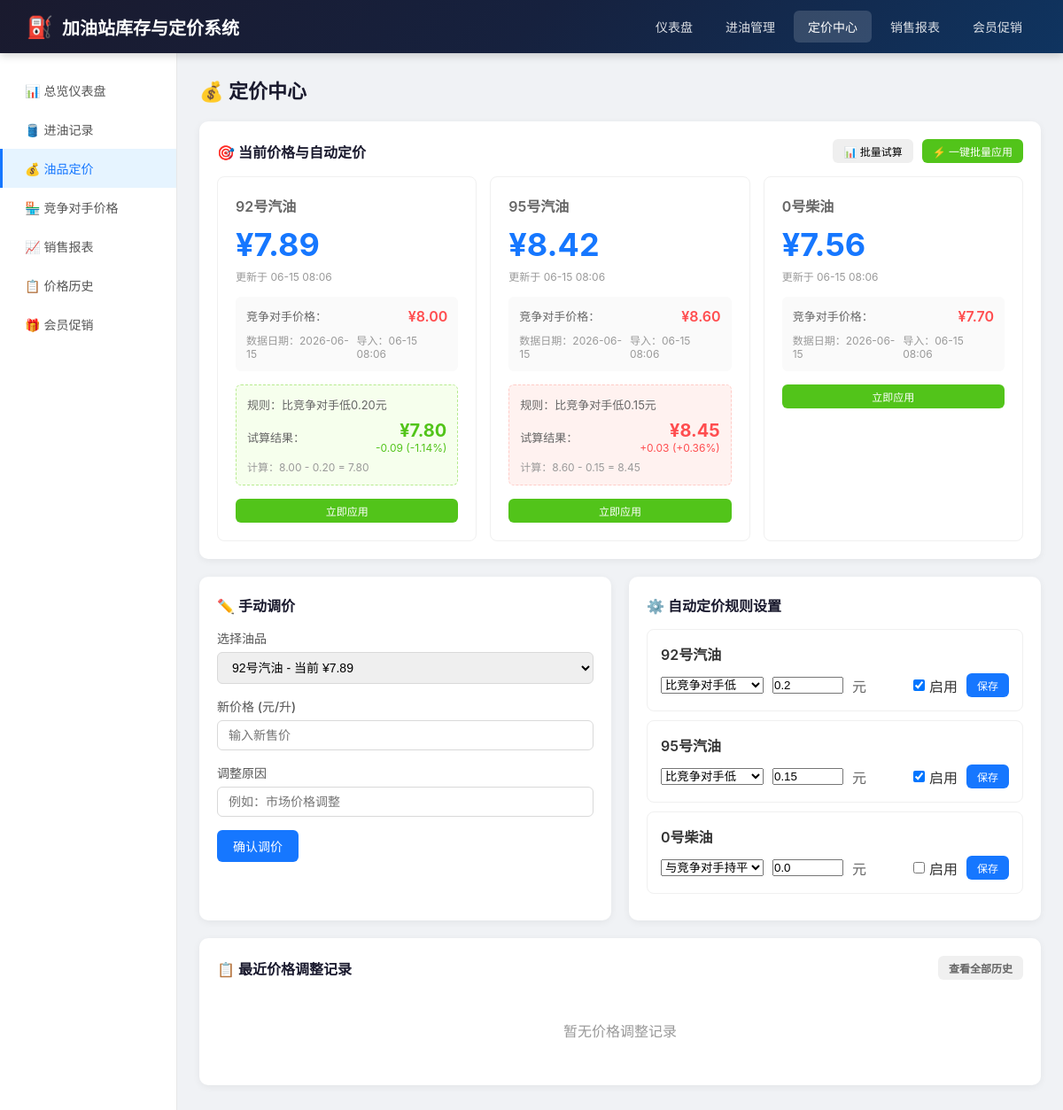
Before: /pricing with the older database file.
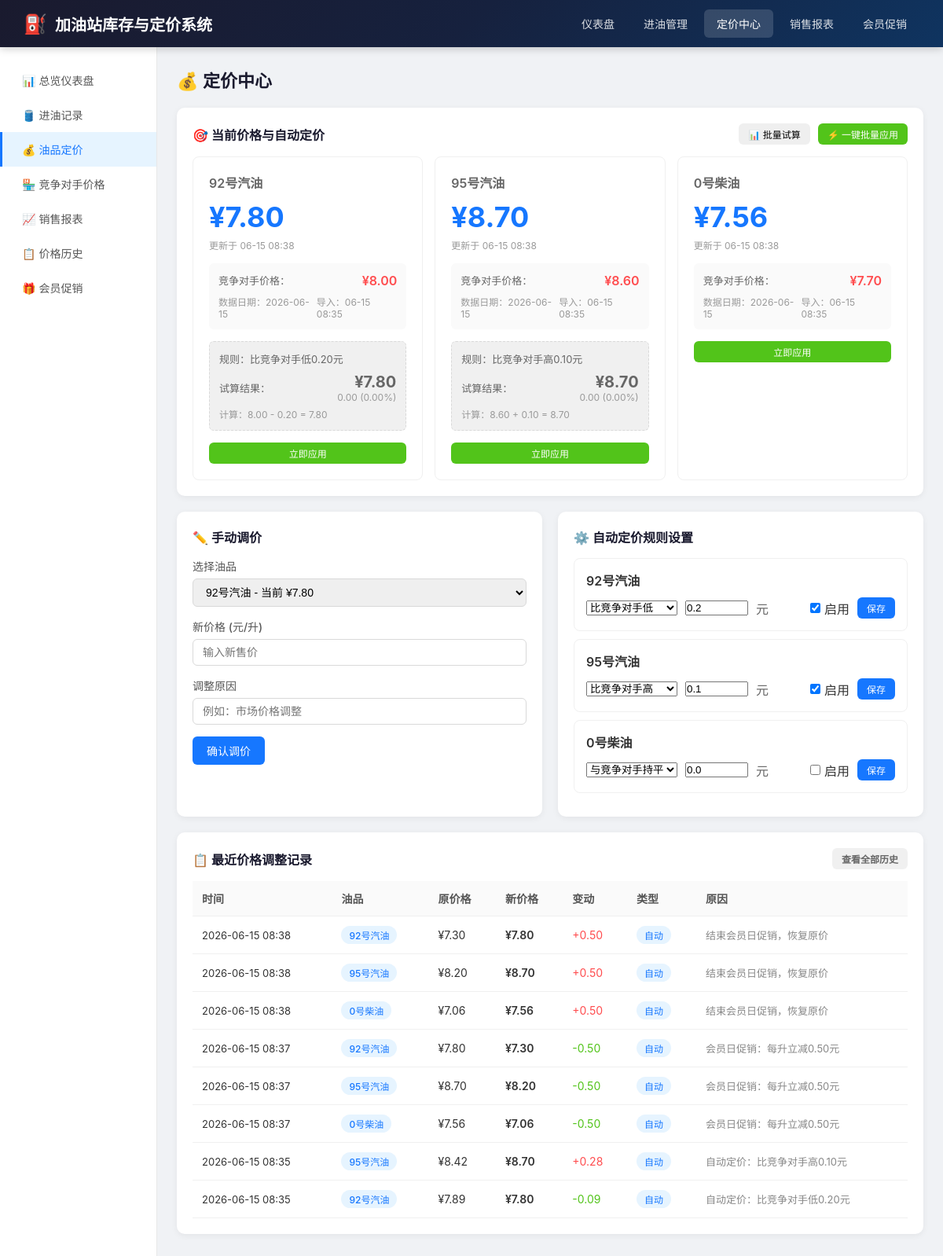
After: the same page with the newer database file.
### models.py (models this page shows, shortened)
class Fuel(db.Model):
    __tablename__ = 'fuels'
    id = db.Column(db.Integer, primary_key=True)
    code = db.Column(db.String(20), unique=True, nullable=False)
    name = db.Column(db.String(50), nullable=False)
    tank_capacity = db.Column(db.Float, default=50000)
    current_price = db.Column(db.Float, nullable=False)
    price_update_time = db.Column(db.DateTime, default=datetime.now)
    created_at = db.Column(db.DateTime, default=datetime.now)
    intake_records = db.relationship('IntakeRecord', backref='fuel', lazy='dynamic')
    sales_records = db.relationship('SalesRecord', backref='fuel', lazy='dynamic')
    price_histories = db.relationship('PriceHistory', backref='fuel', lazy='dynamic')
    competitor_prices = db.relationship('CompetitorPrice', backref='fuel', lazy='dynamic')
    member_promotions = db.relationship('MemberPromotion', backref='fuel', lazy='dynamic')

class CompetitorPrice(db.Model):
    __tablename__ = 'competitor_prices'
    id = db.Column(db.Integer, primary_key=True)
    fuel_id = db.Column(db.Integer, db.ForeignKey('fuels.id'), nullable=False)
    price = db.Column(db.Float, nullable=False)
    record_date = db.Column(db.Date, nullable=False)
    created_at = db.Column(db.DateTime, default=datetime.now)
    __table_args__ = (
        db.UniqueConstraint('fuel_id', 'record_date', name='_fuel_date_uc'),
    )

class PricingRule(db.Model):
    __tablename__ = 'pricing_rules'
    id = db.Column(db.Integer, primary_key=True)
    fuel_id = db.Column(db.Integer, db.ForeignKey('fuels.id'), nullable=False)
    rule_type = db.Column(db.String(20), nullable=False)
    price_diff = db.Column(db.Float, default=0)
    is_active = db.Column(db.Boolean, default=True)
    created_at = db.Column(db.DateTime, default=datetime.now)
    updated_at = db.Column(db.DateTime, default=datetime.now, onupdate=datetime.now)
    @property
    def rule_type_name(self):
        type_map = {
            'lower': '低',
            'higher': '高',
            'same': '持平'
        }
        return type_map.get(self.rule_type, '未知')

class PriceHistory(db.Model):
    __tablename__ = 'price_histories'
    id = db.Column(db.Integer, primary_key=True)
    fuel_id = db.Column(db.Integer, db.ForeignKey('fuels.id'), nullable=False)
    old_price = db.Column(db.Float, nullable=False)
    new_price = db.Column(db.Float, nullable=False)
    change_time = db.Column(db.DateTime, nullable=False)
    change_type = db.Column(db.String(20), nullable=False)
    reason = db.Column(db.String(200))
    created_at = db.Column(db.DateTime, default=datetime.now)

### app.py (the view, shortened to what this page needs)
@app.route('/pricing', methods=['GET', 'POST'])
def pricing():
    fuels = Fuel.query.all()
    pricing_rules = PricingRule.query.all()
    price_histories = PriceHistory.query.order_by(PriceHistory.change_time.desc()).limit(30).all()
    competitor_prices = {}
    auto_price_previews = {}
    rule_map = {r.fuel_id: r for r in pricing_rules}
    for fuel in fuels:
        comp_info = get_latest_competitor_price_info(fuel.id)
        competitor_prices[fuel.id] = comp_info
        rule = rule_map.get(fuel.id)
        if rule and rule.is_active and comp_info:
            preview_price = calculate_auto_price(fuel.id, rule)
            if preview_price is not None:
                auto_price_previews[fuel.id] = {
                    'current_price': fuel.current_price,
                    'competitor_price': comp_info['price'],
                    'rule_type': rule.rule_type,
                    'rule_type_name': rule.rule_type_name,
                    'price_diff': rule.price_diff,
                    'preview_price': preview_price,
                    'price_change': round(preview_price - fuel.current_price, 2),
                    'change_pct': round((preview_price - fuel.current_price) / fuel.current_price * 100, 2)
                }
    return render_template('pricing.html',
                         fuels=fuels,
                         pricing_rules=pricing_rules,
                         price_histories=price_histories,
                         competitor_prices=competitor_prices,
                         auto_price_previews=auto_price_previews)

### utils.py (called while the page is built)
def get_latest_competitor_price(fuel_id):
    latest = CompetitorPrice.query.filter_by(fuel_id=fuel_id)\
        .order_by(CompetitorPrice.record_date.desc()).first()
    return latest.price if latest else None

def get_latest_competitor_price_info(fuel_id):
    latest = CompetitorPrice.query.filter_by(fuel_id=fuel_id)\
        .order_by(CompetitorPrice.record_date.desc()).first()
    if latest:
        return {
            'price': latest.price,
            'record_date': latest.record_date,
            'import_time': latest.created_at
        }
    return None

def calculate_auto_price(fuel_id, rule):
    competitor_price = get_latest_competitor_price(fuel_id)
    if competitor_price is None:
        return None
    if rule.rule_type == 'lower':
        new_price = competitor_price - rule.price_diff
    elif rule.rule_type == 'higher':
        new_price = competitor_price + rule.price_diff
    else:
        new_price = competitor_price
    return round(new_price, 2)

### templates/pricing.html (shortened to what the changed rows need)
{% extends 'base.html' %}
{% block content %}
<h2 class="page-title">💰 定价中心</h2>
<div class="card">
    <div class="grid-3" id="priceCards">
        {% for fuel in fuels %}
        {% set rule = fuel.id in pricing_rules|map(attribute='fuel_id')|list and pricing_rules|selectattr('fuel_id', '==', fuel.id)|first %}
        {% set comp = competitor_prices.get(fuel.id) %}
        {% set preview = auto_price_previews.get(fuel.id) %}
        <div style="border: 1px solid #f0f0f0; border-radius: 8px; padding: 20px; background: #fff;">
            <div style="font-size: 16px; color: #666; margin-bottom: 10px; font-weight: 600;">{{ fuel.name }}</div>
            <div style="font-size: 36px; font-weight: 700; color: #1677ff;">¥{{ '%.2f'|format(fuel.current_price) }}</div>
            <div style="font-size: 12px; color: #999; margin-top: 5px;">
                更新于 {{ fuel.price_update_time.strftime('%m-%d %H:%M') if fuel.price_update_time else '未知' }}
            </div>
            <div style="margin-top: 15px; padding: 12px; background: #fafafa; border-radius: 6px;">
                <div style="display: flex; justify-content: space-between; margin-bottom: 8px;">
                    <span style="color: #666; font-size: 13px;">竞争对手价格：</span>
                    <span style="font-weight: 600; color: {% if comp %}#ff4d4f{% else %}#999{% endif %};">
                        {% if comp %}¥{{ '%.2f'|format(comp.price) }}{% else %}未导入{% endif %}
                    </span>
                </div>
                {% if comp %}
                <div style="display: flex; justify-content: space-between; font-size: 12px; color: #999;">
                    <span>数据日期：{{ comp.record_date.strftime('%Y-%m-%d') }}</span>
                    <span>导入：{{ comp.import_time.strftime('%m-%d %H:%M') }}</span>
                </div>
                {% endif %}
            </div>
            {% if preview %}
            <div style="margin-top: 15px; padding: 12px; background: {% if preview.price_change > 0 %}#fff2f0{% elif preview.price_change < 0 %}#f6ffed{% else %}#f0f0f0{% endif %}; border-radius: 6px; border: 1px dashed {% if preview.price_change > 0 %}#ffccc7{% elif preview.price_change < 0 %}#b7eb8f{% else %}#d9d9d9{% endif %};">
                <div style="font-size: 13px; color: #666; margin-bottom: 8px;">
                    规则：比竞争对手{{ preview.rule_type_name }}{{ '%.2f'|format(preview.price_diff) }}元
                </div>
                <div style="display: flex; justify-content: space-between; align-items: center;">
                    <span style="font-size: 13px; color: #666;">试算结果：</span>
                    <div style="text-align: right;">
                        <div style="font-size: 20px; font-weight: 700; color: {% if preview.price_change > 0 %}#ff4d4f{% elif preview.price_change < 0 %}#52c41a{% else %}#666{% endif %};">
                            ¥{{ '%.2f'|format(preview.preview_price) }}
                        </div>
                        <div style="font-size: 12px; color: {% if preview.price_change > 0 %}#ff4d4f{% elif preview.price_change < 0 %}#52c41a{% else %}#999{% endif %};">
                            {% if preview.price_change > 0 %}+{% endif %}{{ '%.2f'|format(preview.price_change) }}
                            ({% if preview.price_change > 0 %}+{% endif %}{{ '%.2f'|format(preview.change_pct) }}%)
                        </div>
                    </div>
                </div>
                <div style="font-size: 12px; color: #999; margin-top: 5px;">
                    计算：{{ '%.2f'|format(preview.competitor_price) }}
                    {% if preview.rule_type == 'lower' %}-{% elif preview.rule_type == 'higher' %}+{% endif %}
                    {{ '%.2f'|format(preview.price_diff) }} = {{ '%.2f'|format(preview.preview_price) }}
                </div>
            </div>
            {% endif %}
            <div style="margin-top: 15px; display: flex; gap: 10px;">
                <a href="{{ url_for('auto_apply_pricing', fuel_id=fuel.id) }}" class="btn btn-sm btn-success" style="flex: 1; text-align: center;" onclick="return confirm('确定应用 {{ fuel.name }} 的自动定价吗？')">
                    立即应用
                </a>
            </div>
        </div>
        {% endfor %}
    </div>
</div>
<div class="grid-2">
    <div class="card">
        <form method="POST">
            <div class="form-group">
                <label>选择油品</label>
                <select name="fuel_id" required>
                    {% for fuel in fuels %}
                    <option value="{{ fuel.id }}">{{ fuel.name }} - 当前 ¥{{ '%.2f'|format(fuel.current_price) }}</option>
                    {% endfor %}
                </select>
            </div>
        </form>
    </div>
    <div class="card">
        {% for fuel in fuels %}
            {% set rule = fuel.id in pricing_rules|map(attribute='fuel_id')|list and pricing_rules|selectattr('fuel_id', '==', fuel.id)|first %}
            <div style="border: 1px solid #f0f0f0; border-radius: 8px; padding: 15px; margin-bottom: 10px;">
                <form method="POST" action="{{ url_for('pricing_rules') }}">
                    <div style="font-weight: 600; margin-bottom: 10px;">{{ fuel.name }}</div>
                    <div style="display: flex; gap: 10px; align-items: center; flex-wrap: wrap;">
                        <select name="rule_type">
                            <option value="lower" {% if rule and rule.rule_type == 'lower' %}selected{% endif %}>比竞争对手低</option>
                            <option value="same" {% if rule and rule.rule_type == 'same' %}selected{% endif %}>与竞争对手持平</option>
                            <option value="higher" {% if rule and rule.rule_type == 'higher' %}selected{% endif %}>比竞争对手高</option>
                        </select>
                        <input type="number" name="price_diff" step="0.01" value="{{ rule.price_diff if rule else 0 }}" style="width: 80px;">
                        <span style="color: #666;">元</span>
                        <label style="display: flex; align-items: center; gap: 5px; margin-left: auto;">
                            <input type="checkbox" name="is_active" {% if rule and rule.is_active %}checked{% endif %}>
                            启用
                        </label>
                        <button type="submit" class="btn btn-sm btn-primary">保存</button>
                    </div>
                </form>
            </div>
        {% endfor %}
    </div>
</div>
<div class="card">
    <div class="card-title">
        <span>📋 最近价格调整记录</span>
        <a href="{{ url_for('price_history') }}" class="btn btn-sm" style="background: #f0f0f0; color: #666;">查看全部历史</a>
    </div>
    {% if price_histories %}
    <table>
        <thead>
            <tr>
                <th>时间</th>
                <th>油品</th>
                <th>原价格</th>
                <th>新价格</th>
                <th>变动</th>
                <th>类型</th>
                <th>原因</th>
            </tr>
        </thead>
        <tbody>
            {% for ph in price_histories %}
            <tr>
                <td style="font-size: 13px;">{{ ph.change_time.strftime('%Y-%m-%d %H:%M') }}</td>
                <td><span class="tag tag-blue">{{ ph.fuel.name }}</span></td>
                <td>¥{{ '%.2f'|format(ph.old_price) }}</td>
                <td style="font-weight: 600;">¥{{ '%.2f'|format(ph.new_price) }}</td>
                <td style="color: {% if ph.new_price > ph.old_price %}#ff4d4f{% else %}#52c41a{% endif %};">
                    {% if ph.new_price > ph.old_price %}+{% endif %}{{ '%.2f'|format(ph.new_price - ph.old_price) }}
                </td>
                <td>
                    <span class="tag {% if ph.change_type == 'auto' %}tag-blue{% else %}tag-purple{% endif %}">
                        {{ '自动' if ph.change_type == 'auto' else '手动' }}
                    </span>
                </td>
                <td style="font-size: 13px; color: #888;">{{ ph.reason or '-' }}</td>
            </tr>
            {% endfor %}
        </tbody>
    </table>
    {% else %}
    <p style="color: #999; text-align: center; padding: 30px;">暂无价格调整记录</p>
    {% endif %}
</div>
{% endblock %}

Changed rows visible on the page:
changed Fuel "92号汽油": current_price "7.89" → "7.80"; price_update_time "06-15 08:06" → "06-15 08:38"; price_change "-0.09" → "0.00"; change_pct "-1.14" → "0.00"
changed CompetitorPrice (number 1 of 3 on the later page): import_time "06-15 08:06" → "06-15 08:35"
changed Fuel "95号汽油": current_price "8.42" → "8.70"; price_update_time "06-15 08:06" → "06-15 08:38"; rule_type_name "低" → "高"; preview_price "8.45" → "8.70"; price_change "0.03" → "0.00"; change_pct "0.36" → "0.00"; rule_type "比竞争对手低" → "比竞争对手高"; no longer shows "-"
changed CompetitorPrice (number 2 of 3 on the later page): import_time "06-15 08:06" → "06-15 08:35"
changed PricingRule (number 2 of 3 on the later page): price_diff "0.15" → "0.10"; price_diff "0.15" → "0.1"
changed Fuel "0号柴油": price_update_time "06-15 08:06" → "06-15 08:38"
changed CompetitorPrice (number 3 of 3 on the later page): import_time "06-15 08:06" → "06-15 08:35"
added PriceHistory: change_time "2026-06-15 08:38", fuel.name "92号汽油", old_price "7.30", new_price "7.80", ph.new_price-ph.old_price "0.50", change_type "自动", reason "结束会员日促销，恢复原价"
added PriceHistory: change_time "2026-06-15 08:38", fuel.name "95号汽油", old_price "8.20", new_price "8.70", ph.new_price-ph.old_price "0.50", change_type "自动", reason "结束会员日促销，恢复原价"
added PriceHistory: change_time "2026-06-15 08:38", fuel.name "0号柴油", old_price "7.06", new_price "7.56", ph.new_price-ph.old_price "0.50", change_type "自动", reason "结束会员日促销，恢复原价"
added PriceHistory: change_time "2026-06-15 08:37", fuel.name "92号汽油", old_price "7.80", new_price "7.30", ph.new_price-ph.old_price "-0.50", change_type "自动", reason "会员日促销：每升立减0.50元"
added PriceHistory: change_time "2026-06-15 08:37", fuel.name "95号汽油", old_price "8.70", new_price "8.20", ph.new_price-ph.old_price "-0.50", change_type "自动", reason "会员日促销：每升立减0.50元"
added PriceHistory: change_time "2026-06-15 08:37", fuel.name "0号柴油", old_price "7.56", new_price "7.06", ph.new_price-ph.old_price "-0.50", change_type "自动", reason "会员日促销：每升立减0.50元"
added PriceHistory: change_time "2026-06-15 08:35", fuel.name "95号汽油", old_price "8.42", new_price "8.70", ph.new_price-ph.old_price "0.28", change_type "自动", reason "自动定价：比竞争对手高0.10元"
added PriceHistory: change_time "2026-06-15 08:35", fuel.name "92号汽油", old_price "7.89", new_price "7.80", ph.new_price-ph.old_price "-0.09", change_type "自动", reason "自动定价：比竞争对手低0.20元"
Other visible differences:
form field fuel_id: "92号汽油 - 当前 ¥7.89" → "92号汽油 - 当前 ¥7.80"
text no longer shown: "暂无价格调整记录"
text now shown: "时间 油品 原价格 新价格 变动 类型 原因"
